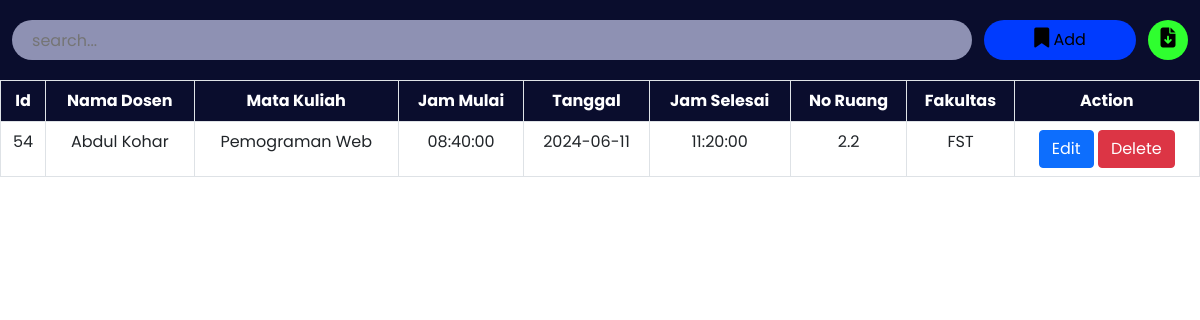
The page /admin/roombook.php on the database its author committed.
### tables this page shows
CREATE TABLE `resev_ruangan` (
  `id` int(11) NOT NULL,
  `nama_dosen` varchar(100) NOT NULL,
  `matkul` varchar(100) NOT NULL,
  `jam_mulai` time NOT NULL,
  `tanggal` date NOT NULL,
  `jam_selesai` time NOT NULL,
  `no_ruang` float NOT NULL,
  `fakultas` varchar(500) NOT NULL
);

### admin/roombook.php (the view, shortened to what this page needs)
<?php
include '../config.php';
?>
<!DOCTYPE html>
<html lang="en">
<head>
    <link href="https://cdn.jsdelivr.net/npm/bootstrap@5.0.2/dist/css/bootstrap.min.css" rel="stylesheet">
    <link rel="stylesheet" href="https://cdnjs.cloudflare.com/ajax/libs/font-awesome/6.2.0/css/all.min.css" />
    <link rel="stylesheet" href="./css/roombook.css">
</head>
<body>
    <div class="searchsection">
        <input type="text" name="search_bar" id="search_bar" placeholder="search..." onkeyup="searchFun()">
        <button class="adduser" id="adduser" onclick="openForm()"><i class="fa-solid fa-bookmark"></i> Add</button>
        <form action="./exportdata.php" method="post">
            <button class="exportexcel" id="exportexcel" name="exportexcel" type="submit"><i class="fa-solid fa-file-arrow-down"></i></button>
        </form>
    </div>
    <div class="roombooktable table-responsive">
        <?php
$sql = "SELECT * FROM resev_ruangan";
$result = mysqli_query($conn, $sql);
?>
        <table class="table table-bordered" id="table-data">
            <thead>
                <tr>
                    <th scope="col">Id</th>
                    <th scope="col">Nama Dosen</th>
                    <th scope="col">Mata Kuliah</th>
                    <th scope="col">Jam Mulai</th>
                    <th scope="col">Tanggal</th>
                    <th scope="col">Jam Selesai</th>
                    <th scope="col">No Ruang</th>
                    <th scope="col">Fakultas</th>
                    <th scope="col">Action</th>
                </tr>
            </thead>
            <tbody>
                <?php while ($row = mysqli_fetch_array($result)) {?>
                    <tr>
                        <td><?php echo $row['id']; ?></td>
                        <td><?php echo $row['nama_dosen']; ?></td>
                        <td><?php echo $row['matkul']; ?></td>
                        <td><?php echo $row['jam_mulai']; ?></td>
                        <td><?php echo $row['tanggal']; ?></td>
                        <td><?php echo $row['jam_selesai']; ?></td>
                        <td><?php echo $row['no_ruang']; ?></td>
                        <td><?php echo $row['fakultas']; ?></td>
                        <td class="action">
                            <a href="javascript:void(0);" onclick="editReservation(<?php echo $row['id']; ?>)" class="btn btn-primary">Edit</a>
                            <a href="javascript:void(0);" onclick="deleteReservation(<?php echo $row['id']; ?>)" class="btn btn-danger">Delete</a>
                        </td>
                    </tr>
                <?php }?>
            </tbody>
        </table>
    </div>
</body>
</html>

### admin/css/roombook.css (style rules this page uses)
:root { --bg-text-shadow: 0 2px 4px rgb(13 0 77 / 8%), 0 3px 6px rgb(13 0 77 / 8%), 0 8px 16px rgb(13 0 77 / 8%); --bg-box-shadow: 0px 0px 20px 6px rgba(26, 30, 164, 0.31); }
body { background-color: #ffff; }
* { margin: 0; padding: 0; font-family: 'Poppins', sans-serif; }
i { font-size: 20px; }
.searchsection { height: 80px; width: 100%; display: flex; justify-content: space-evenly; align-items: center; background-color: #0a0d2d; position: fixed; z-index: 500; }
#search_bar { height: 40px; width: 80%; border: none; background-color: rgba(195, 198, 233, 0.714); padding-left: 20px; border-radius: 30px; }
#adduser { height: 40px; background-color: rgb(0, 59, 254); border: none; border-radius: 30px; padding: 0 50px; }
.exportexcel { height: 40px; width: 40px; background-color: rgb(47, 255, 47); border: none; border-radius: 50%; }
a { color: black; }
.roombooktable { position: absolute; color: #0a0d2d; margin-top: 80px; width: 100%; height: 100vh; padding-bottom: 900px; }
.roombooktable thead { background-color: #0a0d2d; color: white; text-align: center; }
.roombooktable tbody { text-align: center; }
.action a { text-decoration: none; }

### rows shown on the page
resev_ruangan: id "54", nama_dosen "Abdul Kohar", matkul "Pemograman Web", jam_mulai "08:40:00", tanggal "2024-06-11", jam_selesai "11:20:00", no_ruang "2.2", fakultas "FST"
